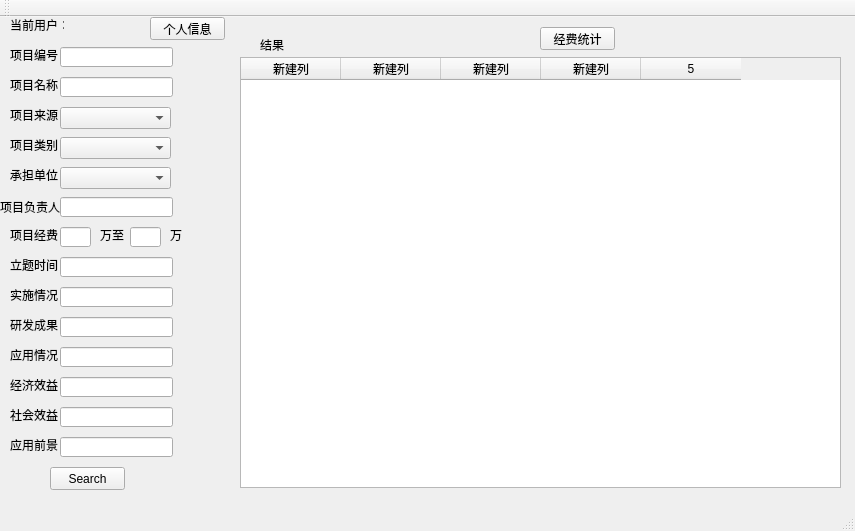
<?xml version="1.0" encoding="UTF-8"?>
<ui version="4.0">
 <class>MainWindow</class>
 <widget class="QMainWindow" name="MainWindow">
  <property name="geometry">
   <rect>
    <x>0</x>
    <y>0</y>
    <width>855</width>
    <height>531</height>
   </rect>
  </property>
  <property name="windowTitle">
   <string>v1</string>
  </property>
  <widget class="QWidget" name="centralWidget">
   <widget class="QLabel" name="label">
    <property name="geometry">
     <rect>
      <x>10</x>
      <y>30</y>
      <width>51</width>
      <height>16</height>
     </rect>
    </property>
    <property name="text">
     <string>项目编号</string>
    </property>
   </widget>
   <widget class="QPushButton" name="pushButton">
    <property name="geometry">
     <rect>
      <x>50</x>
      <y>450</y>
      <width>75</width>
      <height>23</height>
     </rect>
    </property>
    <property name="text">
     <string>Search</string>
    </property>
   </widget>
   <widget class="QLabel" name="label_2">
    <property name="geometry">
     <rect>
      <x>260</x>
      <y>20</y>
      <width>51</width>
      <height>16</height>
     </rect>
    </property>
    <property name="text">
     <string>结果</string>
    </property>
   </widget>
   <widget class="QLineEdit" name="lineNum">
    <property name="geometry">
     <rect>
      <x>60</x>
      <y>30</y>
      <width>113</width>
      <height>20</height>
     </rect>
    </property>
   </widget>
   <widget class="QLabel" name="label_3">
    <property name="geometry">
     <rect>
      <x>10</x>
      <y>60</y>
      <width>51</width>
      <height>16</height>
     </rect>
    </property>
    <property name="text">
     <string>项目名称</string>
    </property>
   </widget>
   <widget class="QLineEdit" name="lineName">
    <property name="geometry">
     <rect>
      <x>60</x>
      <y>60</y>
      <width>113</width>
      <height>20</height>
     </rect>
    </property>
    <property name="text">
     <string/>
    </property>
   </widget>
   <widget class="QLabel" name="label_4">
    <property name="geometry">
     <rect>
      <x>10</x>
      <y>90</y>
      <width>51</width>
      <height>16</height>
     </rect>
    </property>
    <property name="text">
     <string>项目来源</string>
    </property>
   </widget>
   <widget class="QLabel" name="label_5">
    <property name="geometry">
     <rect>
      <x>10</x>
      <y>120</y>
      <width>51</width>
      <height>16</height>
     </rect>
    </property>
    <property name="text">
     <string>项目类别</string>
    </property>
   </widget>
   <widget class="QLabel" name="label_6">
    <property name="geometry">
     <rect>
      <x>10</x>
      <y>240</y>
      <width>51</width>
      <height>16</height>
     </rect>
    </property>
    <property name="text">
     <string>立题时间</string>
    </property>
   </widget>
   <widget class="QLabel" name="label_7">
    <property name="geometry">
     <rect>
      <x>10</x>
      <y>150</y>
      <width>51</width>
      <height>16</height>
     </rect>
    </property>
    <property name="text">
     <string>承担单位</string>
    </property>
   </widget>
   <widget class="QLabel" name="label_8">
    <property name="geometry">
     <rect>
      <x>10</x>
      <y>210</y>
      <width>51</width>
      <height>16</height>
     </rect>
    </property>
    <property name="text">
     <string>项目经费</string>
    </property>
   </widget>
   <widget class="QLineEdit" name="lineLeader">
    <property name="geometry">
     <rect>
      <x>60</x>
      <y>180</y>
      <width>113</width>
      <height>20</height>
     </rect>
    </property>
    <property name="text">
     <string/>
    </property>
   </widget>
   <widget class="QLineEdit" name="lineStart_Time">
    <property name="geometry">
     <rect>
      <x>60</x>
      <y>240</y>
      <width>113</width>
      <height>20</height>
     </rect>
    </property>
    <property name="text">
     <string/>
    </property>
   </widget>
   <widget class="QLabel" name="label_9">
    <property name="geometry">
     <rect>
      <x>0</x>
      <y>180</y>
      <width>61</width>
      <height>20</height>
     </rect>
    </property>
    <property name="text">
     <string>项目负责人</string>
    </property>
   </widget>
   <widget class="QLineEdit" name="lineMoney">
    <property name="geometry">
     <rect>
      <x>60</x>
      <y>210</y>
      <width>31</width>
      <height>20</height>
     </rect>
    </property>
   </widget>
   <widget class="QLabel" name="label_10">
    <property name="geometry">
     <rect>
      <x>10</x>
      <y>360</y>
      <width>51</width>
      <height>16</height>
     </rect>
    </property>
    <property name="text">
     <string>经济效益</string>
    </property>
   </widget>
   <widget class="QLineEdit" name="lineshxy">
    <property name="geometry">
     <rect>
      <x>60</x>
      <y>390</y>
      <width>113</width>
      <height>20</height>
     </rect>
    </property>
   </widget>
   <widget class="QLabel" name="label_11">
    <property name="geometry">
     <rect>
      <x>10</x>
      <y>270</y>
      <width>51</width>
      <height>16</height>
     </rect>
    </property>
    <property name="text">
     <string>实施情况</string>
    </property>
   </widget>
   <widget class="QLabel" name="label_12">
    <property name="geometry">
     <rect>
      <x>10</x>
      <y>330</y>
      <width>51</width>
      <height>16</height>
     </rect>
    </property>
    <property name="text">
     <string>应用情况</string>
    </property>
   </widget>
   <widget class="QLabel" name="label_14">
    <property name="geometry">
     <rect>
      <x>10</x>
      <y>390</y>
      <width>51</width>
      <height>16</height>
     </rect>
    </property>
    <property name="text">
     <string>社会效益</string>
    </property>
   </widget>
   <widget class="QLineEdit" name="lineyfcg">
    <property name="geometry">
     <rect>
      <x>60</x>
      <y>300</y>
      <width>113</width>
      <height>20</height>
     </rect>
    </property>
    <property name="text">
     <string/>
    </property>
   </widget>
   <widget class="QLineEdit" name="lineyyqj">
    <property name="geometry">
     <rect>
      <x>60</x>
      <y>420</y>
      <width>113</width>
      <height>20</height>
     </rect>
    </property>
    <property name="text">
     <string/>
    </property>
   </widget>
   <widget class="QLineEdit" name="linejjxy">
    <property name="geometry">
     <rect>
      <x>60</x>
      <y>360</y>
      <width>113</width>
      <height>20</height>
     </rect>
    </property>
    <property name="text">
     <string/>
    </property>
   </widget>
   <widget class="QLabel" name="yfcg">
    <property name="geometry">
     <rect>
      <x>10</x>
      <y>300</y>
      <width>51</width>
      <height>16</height>
     </rect>
    </property>
    <property name="text">
     <string>研发成果</string>
    </property>
   </widget>
   <widget class="QLineEdit" name="lineState">
    <property name="geometry">
     <rect>
      <x>60</x>
      <y>270</y>
      <width>113</width>
      <height>20</height>
     </rect>
    </property>
   </widget>
   <widget class="QLineEdit" name="lineyyqk">
    <property name="geometry">
     <rect>
      <x>60</x>
      <y>330</y>
      <width>113</width>
      <height>20</height>
     </rect>
    </property>
   </widget>
   <widget class="QLabel" name="label_17">
    <property name="geometry">
     <rect>
      <x>10</x>
      <y>420</y>
      <width>51</width>
      <height>16</height>
     </rect>
    </property>
    <property name="text">
     <string>应用前景</string>
    </property>
   </widget>
   <widget class="QTableWidget" name="tableWidget">
    <property name="geometry">
     <rect>
      <x>240</x>
      <y>40</y>
      <width>601</width>
      <height>431</height>
     </rect>
    </property>
    <property name="columnCount">
     <number>5</number>
    </property>
    <column>
     <property name="text">
      <string>新建列</string>
     </property>
    </column>
    <column>
     <property name="text">
      <string>新建列</string>
     </property>
    </column>
    <column>
     <property name="text">
      <string>新建列</string>
     </property>
    </column>
    <column>
     <property name="text">
      <string>新建列</string>
     </property>
    </column>
    <column/>
   </widget>
   <widget class="QLabel" name="label_13">
    <property name="geometry">
     <rect>
      <x>100</x>
      <y>210</y>
      <width>31</width>
      <height>16</height>
     </rect>
    </property>
    <property name="text">
     <string>万至</string>
    </property>
   </widget>
   <widget class="QLineEdit" name="lineMoney_2">
    <property name="geometry">
     <rect>
      <x>130</x>
      <y>210</y>
      <width>31</width>
      <height>20</height>
     </rect>
    </property>
   </widget>
   <widget class="QLabel" name="label_15">
    <property name="geometry">
     <rect>
      <x>170</x>
      <y>210</y>
      <width>31</width>
      <height>16</height>
     </rect>
    </property>
    <property name="text">
     <string>万</string>
    </property>
   </widget>
   <widget class="QComboBox" name="comboBoxSource">
    <property name="geometry">
     <rect>
      <x>60</x>
      <y>90</y>
      <width>111</width>
      <height>22</height>
     </rect>
    </property>
   </widget>
   <widget class="QComboBox" name="comboBoxtyp">
    <property name="geometry">
     <rect>
      <x>60</x>
      <y>120</y>
      <width>111</width>
      <height>22</height>
     </rect>
    </property>
   </widget>
   <widget class="QComboBox" name="comboBoxCompany">
    <property name="geometry">
     <rect>
      <x>60</x>
      <y>150</y>
      <width>111</width>
      <height>22</height>
     </rect>
    </property>
   </widget>
   <widget class="QPushButton" name="pushButton_2">
    <property name="geometry">
     <rect>
      <x>540</x>
      <y>10</y>
      <width>75</width>
      <height>23</height>
     </rect>
    </property>
    <property name="text">
     <string>经费统计</string>
    </property>
   </widget>
   <widget class="QLabel" name="label_16">
    <property name="geometry">
     <rect>
      <x>10</x>
      <y>0</y>
      <width>54</width>
      <height>16</height>
     </rect>
    </property>
    <property name="text">
     <string>当前用户：</string>
    </property>
   </widget>
   <widget class="QLabel" name="label_user">
    <property name="geometry">
     <rect>
      <x>70</x>
      <y>0</y>
      <width>71</width>
      <height>16</height>
     </rect>
    </property>
    <property name="text">
     <string/>
    </property>
   </widget>
   <widget class="QPushButton" name="pushButton_User">
    <property name="geometry">
     <rect>
      <x>150</x>
      <y>0</y>
      <width>75</width>
      <height>23</height>
     </rect>
    </property>
    <property name="text">
     <string>个人信息</string>
    </property>
   </widget>
  </widget>
  <widget class="QMenuBar" name="menuBar">
   <property name="geometry">
    <rect>
     <x>0</x>
     <y>0</y>
     <width>855</width>
     <height>20</height>
    </rect>
   </property>
  </widget>
  <widget class="QToolBar" name="mainToolBar">
   <attribute name="toolBarArea">
    <enum>TopToolBarArea</enum>
   </attribute>
   <attribute name="toolBarBreak">
    <bool>false</bool>
   </attribute>
  </widget>
  <widget class="QStatusBar" name="statusBar"/>
 </widget>
 <layoutdefault spacing="6" margin="11"/>
 <resources/>
 <connections/>
</ui>
